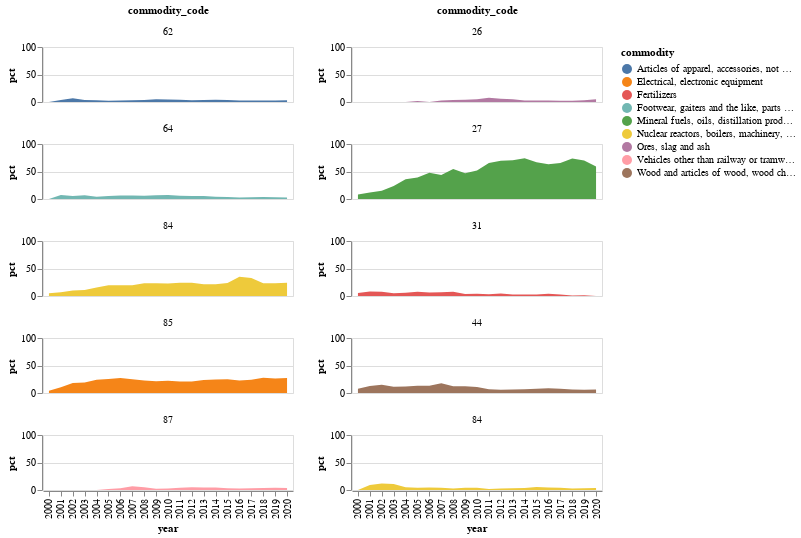

This figure's notebook cell:
### Code cell
alt.hconcat(
    country_goods_facet(top10_goods_data, "China", "Import", years=[2000, 2020], top=5),
    country_goods_facet(top10_goods_data, "China", "Export", years=[2000, 2020], top=5)
)

### Figure 1 — Vega-Lite specification as saved in the notebook (floating-point values rounded to 4 significant figures)
{"config": {"view": {"continuousWidth": 400, "continuousHeight": 300}}, "hconcat": [{"data": {"name": "data-9b43dab3a1b37cc007bebc84f97c2443"}, "facet": {"field": "commodity_code", "type": "quantitative"}, "spec": {"mark": "area", "encoding": {"color": {"field": "commodity", "type": "nominal"}, "x": {"field": "year", "type": "ordinal"}, "y": {"field": "pct", "scale": {"domain": [0, 100]}, "type": "quantitative"}}, "height": 55, "width": 250}, "columns": 1}, {"data": {"name": "data-6865438ac7dd13526d8f65db585ccc48"}, "facet": {"field": "commodity_code", "type": "quantitative"}, "spec": {"mark": "area", "encoding": {"color": {"field": "commodity", "type": "nominal"}, "x": {"field": "year", "type": "ordinal"}, "y": {"field": "pct", "scale": {"domain": [0, 100]}, "type": "quantitative"}}, "height": 55, "width": 250}, "columns": 1}], "$schema": "https://vega.github.io/schema/vega-lite/v4.17.0.json", "datasets": {"data-9b43dab3a1b37cc007bebc84f97c2443": [{"pct": 5.09, "year": 2000, "commodity": "Nuclear reactors, boilers, machinery, etc", "commodity_code": 84}, {"pct": 6.9, "year": 2001, "commodity": "Nuclear reactors, boilers, machinery, etc", "commodity_code": 84}, {"pct": 10.0, "year": 2002, "commodity": "Nuclear reactors, boilers, machinery, etc", "commodity_code": 84}, {"pct": 10.87, "year": 2003, "commodity": "Nuclear reactors, boilers, machinery, etc", "commodity_code": 84}, {"pct": 15.33, "year": 2004, "commodity": "Nuclear reactors, boilers, machinery, etc", "commodity_code": 84}, {"pct": 19.69, "year": 2005, "commodity": "Nuclear reactors, boilers, machinery, etc", "commodity_code": 84}, {"pct": 19.57, "year": 2006, "commodity": "Nuclear reactors, boilers, machinery, etc", "commodity_code": 84}, {"pct": 19.47, "year": 2007, "commodity": "Nuclear reactors, boilers, machinery, etc", "commodity_code": 84}, {"pct": 23.1, "year": 2008, "commodity": "Nuclear reactors, boilers, machinery, etc", "commodity_code": 84}, {"pct": 22.98, "year": 2009, "commodity": "Nuclear reactors, boilers, machinery, etc", "commodity_code": 84}, {"pct": 22.87, "year": 2010, "commodity": "Nuclear reactors, boilers, machinery, etc", "commodity_code": 84}, {"pct": 24.26, "year": 2011, "commodity": "Nuclear reactors, boilers, machinery, etc", "commodity_code": 84}, {"pct": 24.09, "year": 2012, "commodity": "Nuclear reactors, boilers, machinery, etc", "commodity_code": 84}, {"pct": 21.44, "year": 2013, "commodity": "Nuclear reactors, boilers, machinery, etc", "commodity_code": 84}, {"pct": 21.57, "year": 2014, "commodity": "Nuclear reactors, boilers, machinery, etc", "commodity_code": 84}, {"pct": 23.51, "year": 2015, "commodity": "Nuclear reactors, boilers, machinery, etc", "commodity_code": 84}, {"pct": 35.06, "year": 2016, "commodity": "Nuclear reactors, boilers, machinery, etc", "commodity_code": 84}, {"pct": 32.87, "year": 2017, "commodity": "Nuclear reactors, boilers, machinery, etc", "commodity_code": 84}, {"pct": 23.13, "year": 2018, "commodity": "Nuclear reactors, boilers, machinery, etc", "commodity_code": 84}, {"pct": 22.97, "year": 2019, "commodity": "Nuclear reactors, boilers, machinery, etc", "commodity_code": 84}, {"pct": 23.92, "year": 2020, "commodity": "Nuclear reactors, boilers, machinery, etc", "commodity_code": 84}, {"pct": 4.13, "year": 2000, "commodity": "Electrical, electronic equipment", "commodity_code": 85}, {"pct": 10.47, "year": 2001, "commodity": "Electrical, electronic equipment", "commodity_code": 85}, {"pct": 17.97, "year": 2002, "commodity": "Electrical, electronic equipment", "commodity_code": 85}, {"pct": 18.88, "year": 2003, "commodity": "Electrical, electronic equipment", "commodity_code": 85}, {"pct": 24.24, "year": 2004, "commodity": "Electrical, electronic equipment", "commodity_code": 85}, {"pct": 25.68, "year": 2005, "commodity": "Electrical, electronic equipment", "commodity_code": 85}, {"pct": 27.15, "year": 2006, "commodity": "Electrical, electronic equipment", "commodity_code": 85}, {"pct": 25.22, "year": 2007, "commodity": "Electrical, electronic equipment", "commodity_code": 85}, {"pct": 22.91, "year": 2008, "commodity": "Electrical, electronic equipment", "commodity_code": 85}, {"pct": 21.2, "year": 2009, "commodity": "Electrical, electronic equipment", "commodity_code": 85}, {"pct": 22.09, "year": 2010, "commodity": "Electrical, electronic equipment", "commodity_code": 85}, {"pct": 20.8, "year": 2011, "commodity": "Electrical, electronic equipment", "commodity_code": 85}, {"pct": 20.8, "year": 2012, "commodity": "Electrical, electronic equipment", "commodity_code": 85}, {"pct": 23.73, "year": 2013, "commodity": "Electrical, electronic equipment", "commodity_code": 85}, {"pct": 24.56, "year": 2014, "commodity": "Electrical, electronic equipment", "commodity_code": 85}, {"pct": 25.17, "year": 2015, "commodity": "Electrical, electronic equipment", "commodity_code": 85}, {"pct": 22.87, "year": 2016, "commodity": "Electrical, electronic equipment", "commodity_code": 85}, {"pct": 23.93, "year": 2017, "commodity": "Electrical, electronic equipment", "commodity_code": 85}, {"pct": 27.54, "year": 2018, "commodity": "Electrical, electronic equipment", "commodity_code": 85}, {"pct": 26.54, "year": 2019, "commodity": "Electrical, electronic equipment", "commodity_code": 85}, {"pct": 27.38, "year": 2020, "commodity": "Electrical, electronic equipment", "commodity_code": 85}, {"pct": 7.2, "year": 2001, "commodity": "Footwear, gaiters and the like, parts thereof", "commodity_code": 64}, {"pct": 5.65, "year": 2002, "commodity": "Footwear, gaiters and the like, parts thereof", "commodity_code": 64}, {"pct": 6.8, "year": 2003, "commodity": "Footwear, gaiters and the like, parts thereof", "commodity_code": 64}, {"pct": 3.92, "year": 2004, "commodity": "Footwear, gaiters and the like, parts thereof", "commodity_code": 64}, {"pct": 5.43, "year": 2005, "commodity": "Footwear, gaiters and the like, parts thereof", "commodity_code": 64}, {"pct": 6.31, "year": 2006, "commodity": "Footwear, gaiters and the like, parts thereof", "commodity_code": 64}, {"pct": 6.22, "year": 2007, "commodity": "Footwear, gaiters and the like, parts thereof", "commodity_code": 64}, {"pct": 6.02, "year": 2008, "commodity": "Footwear, gaiters and the like, parts thereof", "commodity_code": 64}, {"pct": 6.84, "year": 2009, "commodity": "Footwear, gaiters and the like, parts thereof", "commodity_code": 64}, {"pct": 7.41, "year": 2010, "commodity": "Footwear, gaiters and the like, parts thereof", "commodity_code": 64}, {"pct": 5.79, "year": 2011, "commodity": "Footwear, gaiters and the like, parts thereof", "commodity_code": 64}, {"pct": 5.26, "year": 2012, "commodity": "Footwear, gaiters and the like, parts thereof", "commodity_code": 64}, {"pct": 5.32, "year": 2013, "commodity": "Footwear, gaiters and the like, parts thereof", "commodity_code": 64}, {"pct": 4.07, "year": 2014, "commodity": "Footwear, gaiters and the like, parts thereof", "commodity_code": 64}, {"pct": 3.75, "year": 2015, "commodity": "Footwear, gaiters and the like, parts thereof", "commodity_code": 64}, {"pct": 2.59, "year": 2016, "commodity": "Footwear, gaiters and the like, parts thereof", "commodity_code": 64}, {"pct": 2.97, "year": 2017, "commodity": "Footwear, gaiters and the like, parts thereof", "commodity_code": 64}, {"pct": 3.47, "year": 2018, "commodity": "Footwear, gaiters and the like, parts thereof", "commodity_code": 64}, {"pct": 3.23, "year": 2019, "commodity": "Footwear, gaiters and the like, parts thereof", "commodity_code": 64}, {"pct": 2.59, "year": 2020, "commodity": "Footwear, gaiters and the like, parts thereof", "commodity_code": 64}, {"pct": 2.0, "year": 2005, "commodity": "Vehicles other than railway or tramway rolling stock", "commodity_code": 87}, {"pct": 3.0, "year": 2006, "commodity": "Vehicles other than railway or tramway rolling stock", "commodity_code": 87}, {"pct": 6.67, "year": 2007, "commodity": "Vehicles other than railway or tramway rolling stock", "commodity_code": 87}, {"pct": 5.14, "year": 2008, "commodity": "Vehicles other than railway or tramway rolling stock", "commodity_code": 87}, {"pct": 2.08, "year": 2009, "commodity": "Vehicles other than railway or tramway rolling stock", "commodity_code": 87}, {"pct": 2.61, "year": 2010, "commodity": "Vehicles other than railway or tramway rolling stock", "commodity_code": 87}, {"pct": 3.94, "year": 2011, "commodity": "Vehicles other than railway or tramway rolling stock", "commodity_code": 87}, {"pct": 5.09, "year": 2012, "commodity": "Vehicles other than railway or tramway rolling stock", "commodity_code": 87}, {"pct": 4.48, "year": 2013, "commodity": "Vehicles other than railway or tramway rolling stock", "commodity_code": 87}, {"pct": 4.35, "year": 2014, "commodity": "Vehicles other than railway or tramway rolling stock", "commodity_code": 87}, {"pct": 3.27, "year": 2015, "commodity": "Vehicles other than railway or tramway rolling stock", "commodity_code": 87}, {"pct": 2.84, "year": 2016, "commodity": "Vehicles other than railway or tramway rolling stock", "commodity_code": 87}, {"pct": 3.24, "year": 2017, "commodity": "Vehicles other than railway or tramway rolling stock", "commodity_code": 87}, {"pct": 3.67, "year": 2018, "commodity": "Vehicles other than railway or tramway rolling stock", "commodity_code": 87}, {"pct": 4.2, "year": 2019, "commodity": "Vehicles other than railway or tramway rolling stock", "commodity_code": 87}, {"pct": 3.81, "year": 2020, "commodity": "Vehicles other than railway or tramway rolling stock", "commodity_code": 87}, {"pct": 3.84, "year": 2001, "commodity": "Articles of apparel, accessories, not knit or crochet", "commodity_code": 62}, {"pct": 6.69, "year": 2002, "commodity": "Articles of apparel, accessories, not knit or crochet", "commodity_code": 62}, {"pct": 3.53, "year": 2003, "commodity": "Articles of apparel, accessories, not knit or crochet", "commodity_code": 62}, {"pct": 3.4, "year": 2004, "commodity": "Articles of apparel, accessories, not knit or crochet", "commodity_code": 62}, {"pct": 2.09, "year": 2005, "commodity": "Articles of apparel, accessories, not knit or crochet", "commodity_code": 62}, {"pct": 2.7, "year": 2006, "commodity": "Articles of apparel, accessories, not knit or crochet", "commodity_code": 62}, {"pct": 3.37, "year": 2007, "commodity": "Articles of apparel, accessories, not knit or crochet", "commodity_code": 62}, {"pct": 3.69, "year": 2008, "commodity": "Articles of apparel, accessories, not knit or crochet", "commodity_code": 62}, {"pct": 4.91, "year": 2009, "commodity": "Articles of apparel, accessories, not knit or crochet", "commodity_code": 62}, {"pct": 4.37, "year": 2010, "commodity": "Articles of apparel, accessories, not knit or crochet", "commodity_code": 62}, {"pct": 3.92, "year": 2011, "commodity": "Articles of apparel, accessories, not knit or crochet", "commodity_code": 62}, {"pct": 3.25, "year": 2012, "commodity": "Articles of apparel, accessories, not knit or crochet", "commodity_code": 62}, {"pct": 3.76, "year": 2013, "commodity": "Articles of apparel, accessories, not knit or crochet", "commodity_code": 62}, {"pct": 3.87, "year": 2014, "commodity": "Articles of apparel, accessories, not knit or crochet", "commodity_code": 62}, {"pct": 3.56, "year": 2015, "commodity": "Articles of apparel, accessories, not knit or crochet", "commodity_code": 62}, {"pct": 2.63, "year": 2016, "commodity": "Articles of apparel, accessories, not knit or crochet", "commodity_code": 62}, {"pct": 2.57, "year": 2017, "commodity": "Articles of apparel, accessories, not knit or crochet", "commodity_code": 62}, {"pct": 2.88, "year": 2018, "commodity": "Articles of apparel, accessories, not knit or crochet", "commodity_code": 62}, {"pct": 2.7, "year": 2019, "commodity": "Articles of apparel, accessories, not knit or crochet", "commodity_code": 62}, {"pct": 3.36, "year": 2020, "commodity": "Articles of apparel, accessories, not knit or crochet", "commodity_code": 62}], "data-6865438ac7dd13526d8f65db585ccc48": [{"pct": 7.97, "year": 2000, "commodity": "Mineral fuels, oils, distillation products, etc", "commodity_code": 27}, {"pct": 11.76, "year": 2001, "commodity": "Mineral fuels, oils, distillation products, etc", "commodity_code": 27}, {"pct": 14.94, "year": 2002, "commodity": "Mineral fuels, oils, distillation products, etc", "commodity_code": 27}, {"pct": 23.57, "year": 2003, "commodity": "Mineral fuels, oils, distillation products, etc", "commodity_code": 27}, {"pct": 35.7, "year": 2004, "commodity": "Mineral fuels, oils, distillation products, etc", "commodity_code": 27}, {"pct": 39.14, "year": 2005, "commodity": "Mineral fuels, oils, distillation products, etc", "commodity_code": 27}, {"pct": 47.8, "year": 2006, "commodity": "Mineral fuels, oils, distillation products, etc", "commodity_code": 27}, {"pct": 43.64, "year": 2007, "commodity": "Mineral fuels, oils, distillation products, etc", "commodity_code": 27}, {"pct": 54.4, "year": 2008, "commodity": "Mineral fuels, oils, distillation products, etc", "commodity_code": 27}, {"pct": 46.69, "year": 2009, "commodity": "Mineral fuels, oils, distillation products, etc", "commodity_code": 27}, {"pct": 51.92, "year": 2010, "commodity": "Mineral fuels, oils, distillation products, etc", "commodity_code": 27}, {"pct": 65.54, "year": 2011, "commodity": "Mineral fuels, oils, distillation products, etc", "commodity_code": 27}, {"pct": 69.61, "year": 2012, "commodity": "Mineral fuels, oils, distillation products, etc", "commodity_code": 27}, {"pct": 70.67, "year": 2013, "commodity": "Mineral fuels, oils, distillation products, etc", "commodity_code": 27}, {"pct": 74.18, "year": 2014, "commodity": "Mineral fuels, oils, distillation products, etc", "commodity_code": 27}, {"pct": 66.71, "year": 2015, "commodity": "Mineral fuels, oils, distillation products, etc", "commodity_code": 27}, {"pct": 63.3, "year": 2016, "commodity": "Mineral fuels, oils, distillation products, etc", "commodity_code": 27}, {"pct": 65.31, "year": 2017, "commodity": "Mineral fuels, oils, distillation products, etc", "commodity_code": 27}, {"pct": 73.59, "year": 2018, "commodity": "Mineral fuels, oils, distillation products, etc", "commodity_code": 27}, {"pct": 69.9, "year": 2019, "commodity": "Mineral fuels, oils, distillation products, etc", "commodity_code": 27}, {"pct": 59.27, "year": 2020, "commodity": "Mineral fuels, oils, distillation products, etc", "commodity_code": 27}, {"pct": 7.83, "year": 2000, "commodity": "Wood and articles of wood, wood charcoal", "commodity_code": 44}, {"pct": 12.51, "year": 2001, "commodity": "Wood and articles of wood, wood charcoal", "commodity_code": 44}, {"pct": 14.87, "year": 2002, "commodity": "Wood and articles of wood, wood charcoal", "commodity_code": 44}, {"pct": 11.38, "year": 2003, "commodity": "Wood and articles of wood, wood charcoal", "commodity_code": 44}, {"pct": 12.01, "year": 2004, "commodity": "Wood and articles of wood, wood charcoal", "commodity_code": 44}, {"pct": 13.14, "year": 2005, "commodity": "Wood and articles of wood, wood charcoal", "commodity_code": 44}, {"pct": 13.08, "year": 2006, "commodity": "Wood and articles of wood, wood charcoal", "commodity_code": 44}, {"pct": 17.92, "year": 2007, "commodity": "Wood and articles of wood, wood charcoal", "commodity_code": 44}, {"pct": 12.17, "year": 2008, "commodity": "Wood and articles of wood, wood charcoal", "commodity_code": 44}, {"pct": 12.4, "year": 2009, "commodity": "Wood and articles of wood, wood charcoal", "commodity_code": 44}, {"pct": 10.97, "year": 2010, "commodity": "Wood and articles of wood, wood charcoal", "commodity_code": 44}, {"pct": 6.98, "year": 2011, "commodity": "Wood and articles of wood, wood charcoal", "commodity_code": 44}, {"pct": 5.83, "year": 2012, "commodity": "Wood and articles of wood, wood charcoal", "commodity_code": 44}, {"pct": 6.26, "year": 2013, "commodity": "Wood and articles of wood, wood charcoal", "commodity_code": 44}, {"pct": 6.71, "year": 2014, "commodity": "Wood and articles of wood, wood charcoal", "commodity_code": 44}, {"pct": 7.83, "year": 2015, "commodity": "Wood and articles of wood, wood charcoal", "commodity_code": 44}, {"pct": 8.83, "year": 2016, "commodity": "Wood and articles of wood, wood charcoal", "commodity_code": 44}, {"pct": 7.95, "year": 2017, "commodity": "Wood and articles of wood, wood charcoal", "commodity_code": 44}, {"pct": 6.29, "year": 2018, "commodity": "Wood and articles of wood, wood charcoal", "commodity_code": 44}, {"pct": 5.92, "year": 2019, "commodity": "Wood and articles of wood, wood charcoal", "commodity_code": 44}, {"pct": 6.25, "year": 2020, "commodity": "Wood and articles of wood, wood charcoal", "commodity_code": 44}, {"pct": 8.93, "year": 2001, "commodity": "Nuclear reactors, boilers, machinery, etc", "commodity_code": 84}, {"pct": 12.01, "year": 2002, "commodity": "Nuclear reactors, boilers, machinery, etc", "commodity_code": 84}, {"pct": 10.72, "year": 2003, "commodity": "Nuclear reactors, boilers, machinery, etc", "commodity_code": 84}, {"pct": 5.03, "year": 2004, "commodity": "Nuclear reactors, boilers, machinery, etc", "commodity_code": 84}, {"pct": 4.07, "year": 2005, "commodity": "Nuclear reactors, boilers, machinery, etc", "commodity_code": 84}, {"pct": 4.67, "year": 2006, "commodity": "Nuclear reactors, boilers, machinery, etc", "commodity_code": 84}, {"pct": 3.93, "year": 2007, "commodity": "Nuclear reactors, boilers, machinery, etc", "commodity_code": 84}, {"pct": 2.89, "year": 2008, "commodity": "Nuclear reactors, boilers, machinery, etc", "commodity_code": 84}, {"pct": 4.28, "year": 2009, "commodity": "Nuclear reactors, boilers, machinery, etc", "commodity_code": 84}, {"pct": 4.3, "year": 2010, "commodity": "Nuclear reactors, boilers, machinery, etc", "commodity_code": 84}, {"pct": 1.7, "year": 2011, "commodity": "Nuclear reactors, boilers, machinery, etc", "commodity_code": 84}, {"pct": 2.71, "year": 2012, "commodity": "Nuclear reactors, boilers, machinery, etc", "commodity_code": 84}, {"pct": 3.2, "year": 2013, "commodity": "Nuclear reactors, boilers, machinery, etc", "commodity_code": 84}, {"pct": 3.66, "year": 2014, "commodity": "Nuclear reactors, boilers, machinery, etc", "commodity_code": 84}, {"pct": 5.29, "year": 2015, "commodity": "Nuclear reactors, boilers, machinery, etc", "commodity_code": 84}, {"pct": 4.34, "year": 2016, "commodity": "Nuclear reactors, boilers, machinery, etc", "commodity_code": 84}, {"pct": 3.88, "year": 2017, "commodity": "Nuclear reactors, boilers, machinery, etc", "commodity_code": 84}, {"pct": 2.69, "year": 2018, "commodity": "Nuclear reactors, boilers, machinery, etc", "commodity_code": 84}, {"pct": 3.21, "year": 2019, "commodity": "Nuclear reactors, boilers, machinery, etc", "commodity_code": 84}, {"pct": 3.61, "year": 2020, "commodity": "Nuclear reactors, boilers, machinery, etc", "commodity_code": 84}, {"pct": 1.94, "year": 2005, "commodity": "Ores, slag and ash", "commodity_code": 26}, {"pct": 2.51, "year": 2007, "commodity": "Ores, slag and ash", "commodity_code": 26}, {"pct": 3.7, "year": 2008, "commodity": "Ores, slag and ash", "commodity_code": 26}, {"pct": 4.11, "year": 2009, "commodity": "Ores, slag and ash", "commodity_code": 26}, {"pct": 4.89, "year": 2010, "commodity": "Ores, slag and ash", "commodity_code": 26}, {"pct": 7.71, "year": 2011, "commodity": "Ores, slag and ash", "commodity_code": 26}, {"pct": 5.69, "year": 2012, "commodity": "Ores, slag and ash", "commodity_code": 26}, {"pct": 5.12, "year": 2013, "commodity": "Ores, slag and ash", "commodity_code": 26}, {"pct": 2.77, "year": 2014, "commodity": "Ores, slag and ash", "commodity_code": 26}, {"pct": 2.67, "year": 2015, "commodity": "Ores, slag and ash", "commodity_code": 26}, {"pct": 2.56, "year": 2016, "commodity": "Ores, slag and ash", "commodity_code": 26}, {"pct": 2.5, "year": 2017, "commodity": "Ores, slag and ash", "commodity_code": 26}, {"pct": 2.49, "year": 2018, "commodity": "Ores, slag and ash", "commodity_code": 26}, {"pct": 3.24, "year": 2019, "commodity": "Ores, slag and ash", "commodity_code": 26}, {"pct": 5.02, "year": 2020, "commodity": "Ores, slag and ash", "commodity_code": 26}, {"pct": 5.35, "year": 2000, "commodity": "Fertilizers", "commodity_code": 31}, {"pct": 8.29, "year": 2001, "commodity": "Fertilizers", "commodity_code": 31}, {"pct": 7.82, "year": 2002, "commodity": "Fertilizers", "commodity_code": 31}, {"pct": 4.92, "year": 2003, "commodity": "Fertilizers", "commodity_code": 31}, {"pct": 5.7, "year": 2004, "commodity": "Fertilizers", "commodity_code": 31}, {"pct": 7.89, "year": 2005, "commodity": "Fertilizers", "commodity_code": 31}, {"pct": 6.37, "year": 2006, "commodity": "Fertilizers", "commodity_code": 31}, {"pct": 6.72, "year": 2007, "commodity": "Fertilizers", "commodity_code": 31}, {"pct": 7.55, "year": 2008, "commodity": "Fertilizers", "commodity_code": 31}, {"pct": 3.57, "year": 2009, "commodity": "Fertilizers", "commodity_code": 31}, {"pct": 4.02, "year": 2010, "commodity": "Fertilizers", "commodity_code": 31}, {"pct": 3.06, "year": 2011, "commodity": "Fertilizers", "commodity_code": 31}, {"pct": 4.47, "year": 2012, "commodity": "Fertilizers", "commodity_code": 31}, {"pct": 2.71, "year": 2013, "commodity": "Fertilizers", "commodity_code": 31}, {"pct": 2.57, "year": 2014, "commodity": "Fertilizers", "commodity_code": 31}, {"pct": 2.91, "year": 2015, "commodity": "Fertilizers", "commodity_code": 31}, {"pct": 4.21, "year": 2016, "commodity": "Fertilizers", "commodity_code": 31}, {"pct": 2.59, "year": 2017, "commodity": "Fertilizers", "commodity_code": 31}, {"pct": 1.06, "year": 2018, "commodity": "Fertilizers", "commodity_code": 31}, {"pct": 1.46, "year": 2019, "commodity": "Fertilizers", "commodity_code": 31}]}}
